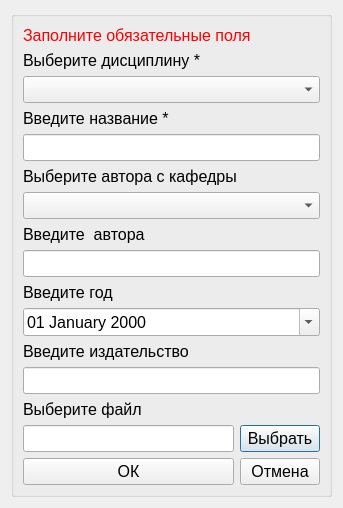
<?xml version="1.0" encoding="UTF-8"?>
<ui version="4.0">
 <class>addoredit_knigi</class>
 <widget class="QDialog" name="addoredit_knigi">
  <property name="geometry">
   <rect>
    <x>0</x>
    <y>0</y>
    <width>343</width>
    <height>484</height>
   </rect>
  </property>
  <property name="windowTitle">
   <string>добавление записи</string>
  </property>
  <property name="styleSheet">
   <string notr="true">QDialog
{
background-attachment: fixed;
background-image: url(:/img/img/books.png);
background-position:right bottom;
background-repeat: no-repeat;
}</string>
  </property>
  <layout class="QGridLayout" name="gridLayout">
   <item row="0" column="0">
    <widget class="QGroupBox" name="groupBox">
     <property name="title">
      <string/>
     </property>
     <layout class="QGridLayout" name="gridLayout_2">
      <item row="1" column="0" colspan="2">
       <widget class="QLabel" name="label">
        <property name="font">
         <font>
          <pointsize>12</pointsize>
         </font>
        </property>
        <property name="text">
         <string>Выберите дисциплину *</string>
        </property>
       </widget>
      </item>
      <item row="0" column="0" colspan="2">
       <widget class="QLabel" name="label_error">
        <property name="font">
         <font>
          <pointsize>12</pointsize>
         </font>
        </property>
        <property name="styleSheet">
         <string notr="true">color:red</string>
        </property>
        <property name="text">
         <string>Заполните обязательные поля</string>
        </property>
       </widget>
      </item>
      <item row="2" column="0" colspan="2">
       <widget class="QComboBox" name="comboBox_discipline">
        <property name="font">
         <font>
          <pointsize>12</pointsize>
         </font>
        </property>
       </widget>
      </item>
      <item row="5" column="0" colspan="2">
       <widget class="QLabel" name="label_6">
        <property name="font">
         <font>
          <pointsize>12</pointsize>
         </font>
        </property>
        <property name="text">
         <string>Выберите автора с кафедры</string>
        </property>
       </widget>
      </item>
      <item row="6" column="0" colspan="2">
       <widget class="QComboBox" name="comboBox_sotr">
        <property name="font">
         <font>
          <pointsize>12</pointsize>
         </font>
        </property>
       </widget>
      </item>
      <item row="8" column="0" colspan="2">
       <widget class="QLineEdit" name="lineEdit_avtor">
        <property name="font">
         <font>
          <pointsize>12</pointsize>
         </font>
        </property>
       </widget>
      </item>
      <item row="10" column="0" colspan="2">
       <widget class="QDateEdit" name="lineEdit_god">
        <property name="font">
         <font>
          <pointsize>12</pointsize>
         </font>
        </property>
        <property name="displayFormat">
         <string>dd MMMM yyyy</string>
        </property>
        <property name="calendarPopup">
         <bool>true</bool>
        </property>
       </widget>
      </item>
      <item row="11" column="0" colspan="2">
       <widget class="QLabel" name="label_8">
        <property name="font">
         <font>
          <pointsize>12</pointsize>
         </font>
        </property>
        <property name="text">
         <string>Введите издательство</string>
        </property>
       </widget>
      </item>
      <item row="12" column="0" colspan="2">
       <widget class="QLineEdit" name="lineEdit_izdatel">
        <property name="font">
         <font>
          <pointsize>12</pointsize>
         </font>
        </property>
       </widget>
      </item>
      <item row="14" column="0">
       <widget class="QLineEdit" name="lineEdit_file">
        <property name="font">
         <font>
          <pointsize>12</pointsize>
         </font>
        </property>
       </widget>
      </item>
      <item row="4" column="0" colspan="2">
       <widget class="QLineEdit" name="lineEdit_nazv">
        <property name="font">
         <font>
          <pointsize>12</pointsize>
         </font>
        </property>
       </widget>
      </item>
      <item row="7" column="0" colspan="2">
       <widget class="QLabel" name="label_3">
        <property name="font">
         <font>
          <pointsize>12</pointsize>
         </font>
        </property>
        <property name="text">
         <string>Введите  автора</string>
        </property>
       </widget>
      </item>
      <item row="14" column="1">
       <widget class="QPushButton" name="pushButton_choose">
        <property name="font">
         <font>
          <pointsize>12</pointsize>
         </font>
        </property>
        <property name="text">
         <string>Выбрать</string>
        </property>
        <property name="icon">
         <iconset resource="../resourses.qrc">
          <normaloff>:/img/img/1134892.png</normaloff>:/img/img/1134892.png</iconset>
        </property>
       </widget>
      </item>
      <item row="9" column="0" colspan="2">
       <widget class="QLabel" name="label_4">
        <property name="font">
         <font>
          <pointsize>12</pointsize>
         </font>
        </property>
        <property name="text">
         <string>Введите год</string>
        </property>
       </widget>
      </item>
      <item row="15" column="0">
       <widget class="QPushButton" name="pushButton_ok">
        <property name="font">
         <font>
          <pointsize>12</pointsize>
         </font>
        </property>
        <property name="text">
         <string>ОК</string>
        </property>
        <property name="icon">
         <iconset resource="../resourses.qrc">
          <normaloff>:/img/img/ok.png</normaloff>:/img/img/ok.png</iconset>
        </property>
       </widget>
      </item>
      <item row="13" column="0" colspan="2">
       <widget class="QLabel" name="label_5">
        <property name="font">
         <font>
          <pointsize>12</pointsize>
         </font>
        </property>
        <property name="text">
         <string>Выберите файл</string>
        </property>
       </widget>
      </item>
      <item row="3" column="0" colspan="2">
       <widget class="QLabel" name="label_2">
        <property name="font">
         <font>
          <pointsize>12</pointsize>
         </font>
        </property>
        <property name="text">
         <string>Введите название *</string>
        </property>
       </widget>
      </item>
      <item row="15" column="1">
       <widget class="QPushButton" name="pushButton_cancel">
        <property name="font">
         <font>
          <pointsize>12</pointsize>
         </font>
        </property>
        <property name="text">
         <string>Отмена</string>
        </property>
        <property name="icon">
         <iconset resource="../resourses.qrc">
          <normaloff>:/img/img/cancel.png</normaloff>:/img/img/cancel.png</iconset>
        </property>
       </widget>
      </item>
     </layout>
    </widget>
   </item>
  </layout>
 </widget>
 <resources>
  <include location="../resourses.qrc"/>
 </resources>
 <connections/>
</ui>
